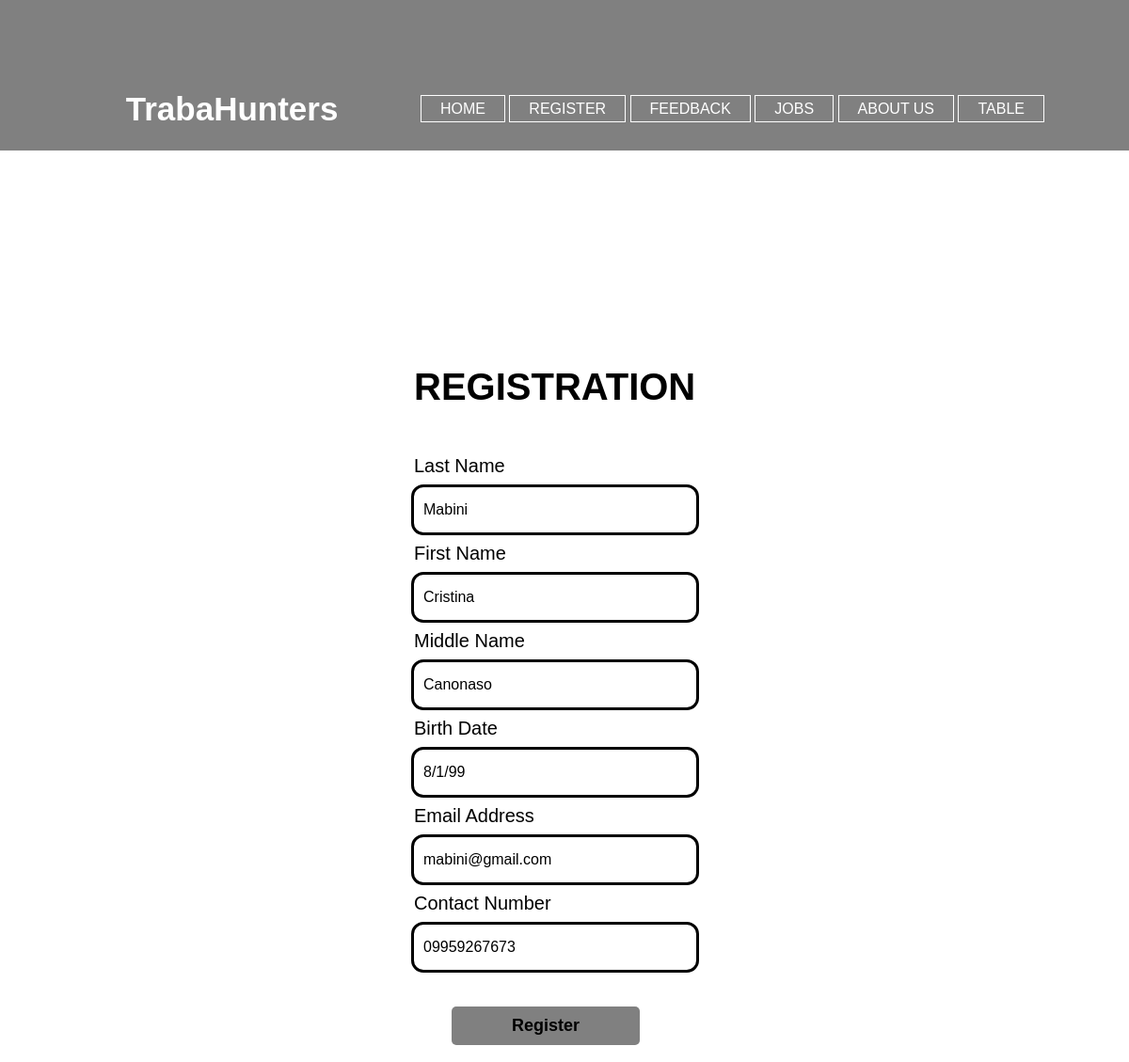
Page /edit_reg/32/ on the committed database.
### WorkApp/models.py (models this page shows)
class Personal(models.Model):
	Alastname = models.TextField(default="")
	Afirstname = models.TextField(default="")
	Amiddlename = models.TextField(default="")
	Abday = models.TextField(default="")
	Aemailadd = models.TextField(default="")
	Acontactnum = models.TextField(default="")

### WorkApp/views.py (the view)
# urls.py: path('edit_reg/<int:thid>/',views.Edit_Reg,name ="edit_reg"),
def Edit_Reg(request,thid):
	Reg_info_edit =Personal.objects.get(id = thid)
	reg = Personal.objects.all()
	return render(request,'LogReg.html',{'Reg_info_edit':Reg_info_edit,
		'reg':reg,
		})

### WorkApp/templates/LogReg.html (shortened to what this page needs)
{% extends 'template.html' %}
	{% block content %}
</head>
<body>
	<div class="registration-page">
					<br>
					<br>
					<br>
					<br>
					<br>
					<br>
					<br>
					<br>
					<br>
					<br>
					<br>
		<h1>Registration</h1>
		 {% if Reg_info_edit %}
		 		<form action="{% url 'update_reg' Reg_info_edit.id %}" method="POST">
					<p>Last Name</p>
					<input type="text" value = "{{Reg_info_edit.Alastname}}" name="Alastname" placeholder="Enter your Last Name here." required>
					<p>First Name</p>
					<input type="text" value = "{{Reg_info_edit.Afirstname}}" name="Afirstname" placeholder="Enter your First Name here." required>
					<p>Middle Name</p>
					<input type="text" value = "{{Reg_info_edit.Amiddlename}}" name="Amiddlename" placeholder="Enter your Middle Name here." required>
					<p>Birth Date</p>
					<input type="text" value = "{{Reg_info_edit.Abday}}" name="Abday" placeholder="Enter your BirthDate here." required>
					<p>Email Address</p>
					<input type="text" value = "{{Reg_info_edit.Aemailadd}}" name="Aemailadd" placeholder="Enter your Email Address here." required>
					<p>Contact Number</p>
					<input type="text" value = "{{Reg_info_edit.Acontactnum}}" name="Acontactnum" placeholder="Enter your Contact Number here." required>
					<br>
					<br>
					<button type="submit" class="submit-btn">Register</button>
					</form>
					</div>
	{% endif %}
</body>
</html>
{% endblock %}

### WorkApp/templates/LogReg.html (style rules this page uses)
* { margin: 0; padding: 0; font-family: sans-serif; }
body { background-color: white; color: black; }
.registration-page { position: absolute; top: 30%; left: 30%; transform: translate(-20%, -20%); width: 100px; }
.registration-page h1 { font-size: 40px; text-align: center; text-transform: uppercase; margin: 50px 100; }
.registration-page p { font-size: 20px; margin: 20px 3; width: 300px; margin: 10px 100; }
.registration-page input { font-size: 16px; padding: 15px 10px; width: 300px; border: 0; border-radius: 10px; outline: solid; margin: 1px 100; }
.registration-page button { font-size: 18px; font-weight: bold; margin: 20px 140; padding: 10px 15px; width: 200px; border: 0; border-radius: 5px; background-color: gray; }

### rows in the picture
Personal: Alastname "Mabini", Afirstname "Cristina", Amiddlename "Canonaso", Abday "8/1/99", Aemailadd "mabini@gmail.com", Acontactnum "09959267673"
